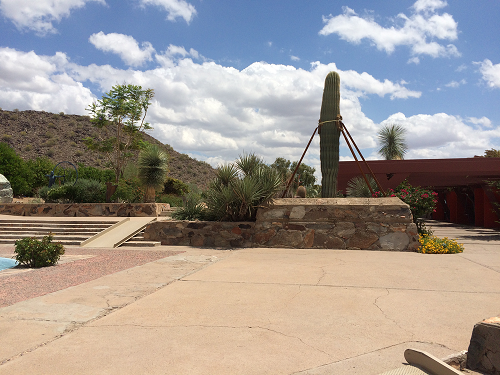
#> input picture shiyan3/assets/a.png, 500 x 375 px, found by its file name
$ jupyter execute shiyan3.ipynb
#> lines starting #> are read from the running program, lines starting #| are printed output that depends on the picture; after the words box and inside, x2 and y2 are one past the last pixel; in counts of white or black regions, pixels touching at a corner belong together
[cell 1]
import cv2
import numpy as np

img_a = cv2.imread("a.png")
#> img_a is the input picture: shape (375, 500, 3); mean B, G, R 145.3, 151, 158.9
img_b = cv2.imread("b.png")
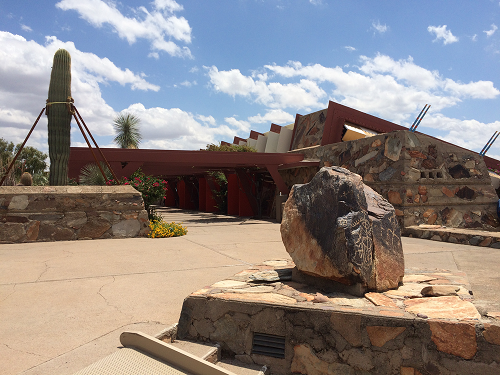
#> input picture shiyan3/assets/b.png, 500 x 375 px, found by its file name
#> img_b is the input picture: shape (375, 500, 3); mean B, G, R 133.3, 135, 142.6

[cell 2]
# 将图像转换为灰度图
gray_a = cv2.cvtColor(img_a, cv2.COLOR_BGR2GRAY)
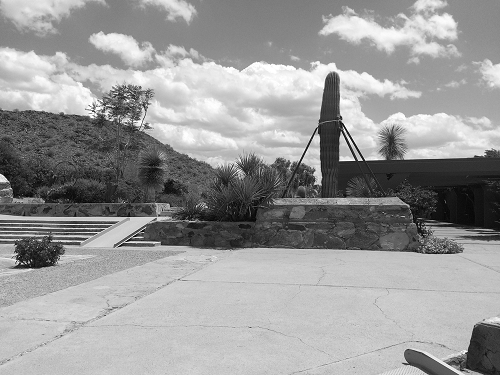
#> gray_a: shape (375, 500); min 0, max 255, mean 152.7
gray_b = cv2.cvtColor(img_b, cv2.COLOR_BGR2GRAY)
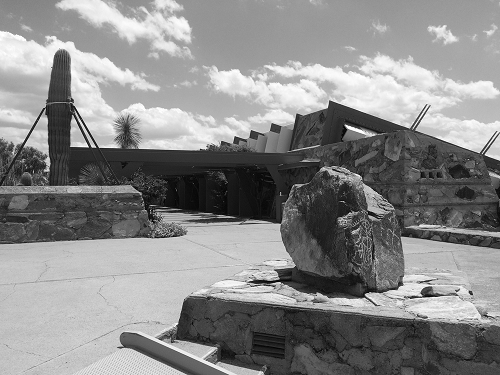
#> gray_b: shape (375, 500); min 0, max 255, mean 137.1

[cell 3]
# 初始化SIFT检测器并提取特征
sift = cv2.SIFT_create()
kp_a, des_a = sift.detectAndCompute(gray_a, None) # 图像a的关键点和描述符
#> kp_a = 749 keypoints; strongest (x, y, size): (332, 82, 10.6), (345, 156, 8.4), (317, 139, 4.9), (341, 138, 3.4)
kp_b, des_b = sift.detectAndCompute(gray_b, None) # 图像b的关键点和描述符
#> kp_b = 900 keypoints; strongest (x, y, size): (346, 126, 2), (93, 146, 2.7), (470, 293, 2.6), (427, 293, 7.7)

# 使用FLANN匹配器进行特征匹配
FLANN_INDEX_KDTREE = 1
index_params = dict(algorithm=FLANN_INDEX_KDTREE, trees=5)
search_params = dict(checks=50) # 检查次数越多,匹配越准确但速度越慢
flann = cv2.FlannBasedMatcher(index_params, search_params)
matches = flann.knnMatch(des_a, des_b, k=2) # k=2表示每个特征点返回2个最佳匹配
#> matches = 749 matches

[cell 4]
# 应用Lowe's比率测试筛选优质匹配点
good_matches = []
for m, n in matches:
    if m.distance < 0.7 * n.distance: # 比率阈值通常取0.7‑0.8
        good_matches.append(m)
#> after the loop, good_matches = 136 matches

# 绘制匹配的SIFT关键点
matched_keypoints_img = cv2.drawMatches(
    img_a, kp_a, img_b, kp_b, good_matches,
    None, flags=cv2.DrawMatchesFlags_NOT_DRAW_SINGLE_POINTS
)
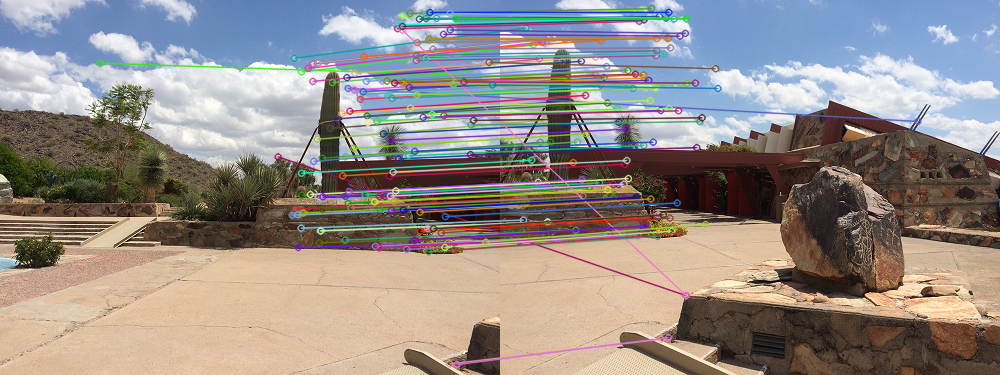
#> matched_keypoints_img: shape (375, 1000, 3); mean B, G, R 137, 141.5, 149.3

[cell 5]
# 提取匹配点的坐标
src_pts = np.float32([kp_b[m.trainIdx].pt for m in good_matches]).reshape(-1, 1, 2) # 图像b的关键点
#> src_pts = 136 rows, first 8: [66.73, 78.2], [185.8, 295.2], [11.26, 205.1], [25.57, 27.54], [16.12, 198], [18.02, 204.6], [18.73, 241.1], [23.03, 219.5]
dst_pts = np.float32([kp_a[m.queryIdx].pt for m in good_matches]).reshape(-1, 1, 2) # 图像a的关键点
#> dst_pts = 136 rows, first 8: [99.84, 62.77], [277.6, 156.4], [291.7, 214.8], [294, 57.73], [295, 208.6], [297.2, 214.3], [297.7, 246.9], [300.6, 227.7]

# 使用RANSAC算法估计单应矩阵(透视变换矩阵)
H, _ = cv2.findHomography(src_pts, dst_pts, cv2.RANSAC, 5.0)
#> H = [[0.395, 0.0192, 276.1], [-0.235, 0.846, 38.77], [-0.00118, -5.57e-05, 1]]

# 获取输入图像尺寸
h_a, w_a = img_a.shape[:2]
#> h_a = 375; w_a = 500
h_b, w_b = img_b.shape[:2]
#> h_b = 375; w_b = 500

# 计算图像b变换后的四个角点坐标
pts = np.float32([[0, 0], [0, h_b], [w_b, h_b], [w_b, 0]]).reshape(-1, 1, 2)
#> pts = [[0, 0], [0, 375], [500, 375], [500, 0]]
dst_corners = cv2.perspectiveTransform(pts, H)
#> dst_corners = [[276.1, 38.77], [289.3, 363.4], [1237.8, 613.6], [1157.1, -192.1]]

[cell 6]
# 确定拼接后图像的最终尺寸(包含所有像素)
all_corners = np.concatenate([dst_corners, np.float32([[0,0], [w_a,0], [w_a,h_a], [0,h_a]]).reshape(-1,1,2)], axis=0)
#> all_corners = [[276.1, 38.77], [289.3, 363.4], [1237.8, 613.6], [1157.1, -192.1], [0, 0], [500, 0], [500, 375], [0, 375]]
[x_min, y_min] = np.int32(all_corners.min(axis=0).ravel() - 0.5)
#> x_min = 0; y_min = -192
[x_max, y_max] = np.int32(all_corners.max(axis=0).ravel() + 0.5)
#> x_max = 1238; y_max = 614

# 创建平移矩阵,确保所有像素都在可见区域内
translation_matrix = np.array([[1, 0, -x_min], [0, 1, -y_min], [0, 0, 1]], dtype=np.float32)
#> translation_matrix = [[1, 0, 0], [0, 1, 192], [0, 0, 1]]

# 对图像b进行透视变换和平移
stitched_img = cv2.warpPerspective(
    img_b, translation_matrix @ H, # 组合平移矩阵和单应矩阵
    (x_max - x_min, y_max - y_min) # 输出图像尺寸
)
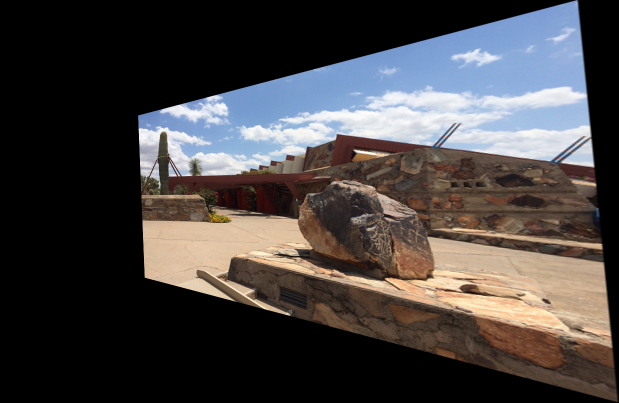
#> stitched_img: shape (806, 1238, 3) (shown at 1/2 size); mean B, G, R 66.7, 67.1, 70.9

# 将图像a复制到拼接结果的对应位置
stitched_img[-y_min : h_a - y_min, -x_min : w_a - x_min] = img_a
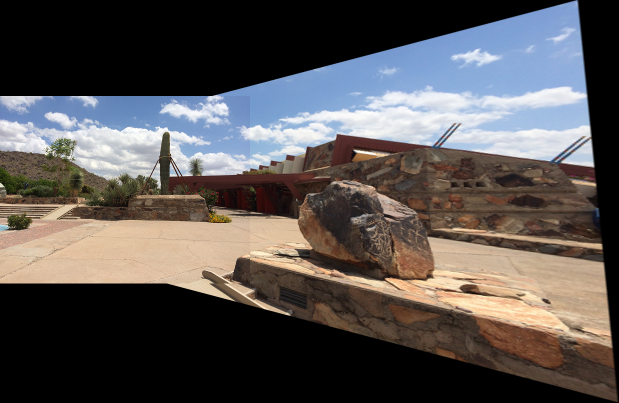
#> stitched_img: shape (806, 1238, 3) (shown at 1/2 size); 18.77% of pixels changed, all inside (x1, y1, x2, y2) = (0, 192, 500, 567)
